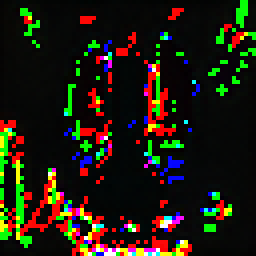
#> input picture board_runs/full_span_jtag_smoke/compare_x2_32x32_banked_ram/jtag_board_x2_32x32.png, 64 x 64 px (shown 4 times larger); the run also reads 1 picture not shown here
$ python make_sr_validation_preview.py --input ../board_runs/full_span_jtag_smoke/compare_x2_32x32_banked_ram/jtag_board_x2_32x32.png --input-width 100 --input-height 100 --ref ../board_runs/full_span_jtag_smoke/compare_x2_32x32_banked_ram/span_fixed_ref_jtag_x2_32x32.png --out out.png
#> lines starting #> are read from the running program, lines starting #| are printed output that depends on the picture
import argparse
from pathlib import Path

from PIL import Image, ImageChops, ImageDraw, ImageStat


def load_rgb_raw(path: Path, width: int, height: int) -> Image.Image:
    data = path.read_bytes()
    expected = width * height * 3
    if len(data) != expected:
        raise SystemExit(f"raw size mismatch for {path}: got {len(data)}, expected {expected}")
    return Image.frombytes("RGB", (width, height), data)


def load_image(path: Path, raw_width: int | None = None, raw_height: int | None = None) -> Image.Image:
#> called with raw_width = 100, raw_height = 100
    if path.suffix.lower() == ".rgb":
        if raw_width is None or raw_height is None:
            raise SystemExit(f"raw dimensions are required for {path}")
        return load_rgb_raw(path, raw_width, raw_height)
    return Image.open(path).convert("RGB")
#> returned value is the input picture: PIL image 64x64 RGB; mean R, G, B 31.2, 27.8, 14


def fit_tile(img: Image.Image, tile: int) -> Image.Image:
#> called with tile = 192
    return img.resize((tile, tile), Image.Resampling.NEAREST)
#> returned value: PIL image 192x192 RGB


def diff_image(ref: Image.Image, actual: Image.Image, gain: int) -> tuple[Image.Image, int, int]:
    if ref.size != actual.size:
        raise SystemExit(f"diff size mismatch: ref={ref.size}, actual={actual.size}")
    diff = ImageChops.difference(ref, actual)
    stat = ImageStat.Stat(diff)
    max_diff = max(int(v) for v in stat.extrema[0] + stat.extrema[1] + stat.extrema[2])
    data = diff.tobytes()
    mismatch_bytes = sum(1 for b in data if b != 0)
    if gain != 1:
        diff = diff.point(lambda v: min(255, v * gain))
    return diff, max_diff, mismatch_bytes


def main() -> None:
    parser = argparse.ArgumentParser(description="Create an input/reference/actual/diff validation preview.")
    parser.add_argument("--input", type=Path, required=True)
    parser.add_argument("--input-width", type=int, required=True)
    parser.add_argument("--input-height", type=int, required=True)
    parser.add_argument("--ref", type=Path, required=True)
    parser.add_argument("--actual", type=Path)
    parser.add_argument("--out", type=Path, required=True)
    parser.add_argument("--title", default="SPAN validation")
    parser.add_argument("--actual-label", default="Actual")
    parser.add_argument("--tile", type=int, default=192)
    parser.add_argument("--diff-gain", type=int, default=16)
    args = parser.parse_args()

    inp = load_image(args.input, args.input_width, args.input_height)
    ref = Image.open(args.ref).convert("RGB")

    panels: list[tuple[str, Image.Image]] = [
        (f"Input {inp.width}x{inp.height}", fit_tile(inp, args.tile)),
        (f"Reference {ref.width}x{ref.height}", fit_tile(ref, args.tile)),
    ]

    summary = "actual: not available"
    if args.actual:
        actual = Image.open(args.actual).convert("RGB")
        diff, max_diff, mismatch_bytes = diff_image(ref, actual, args.diff_gain)
        panels.append((f"{args.actual_label} {actual.width}x{actual.height}", fit_tile(actual, args.tile)))
        panels.append((f"Diff x{args.diff_gain}", fit_tile(diff, args.tile)))
        total_bytes = actual.width * actual.height * 3
        summary = f"mismatch bytes: {mismatch_bytes}/{total_bytes}, max channel diff: {max_diff}"

    label_h = 28
    title_h = 42
    summary_h = 28
    gap = 12
    width = len(panels) * args.tile + (len(panels) + 1) * gap
#> width = 420
    height = title_h + label_h + args.tile + summary_h + 2 * gap
    canvas = Image.new("RGB", (width, height), (246, 248, 250))
    draw = ImageDraw.Draw(canvas)
    draw.text((gap, 12), args.title, fill=(20, 24, 31))
    draw.text((gap, height - summary_h + 4), summary, fill=(64, 72, 84))

    x = gap
    y_label = title_h
    y_img = title_h + label_h
    for label, img in panels:
        draw.text((x, y_label), label, fill=(32, 37, 45))
        canvas.paste(img, (x, y_img))
        x += args.tile + gap
#> this loop made 2 passes
#> (label, x) on passes 1 to 2: ('Input 64x64', 216), ('Reference 64x64', 420)
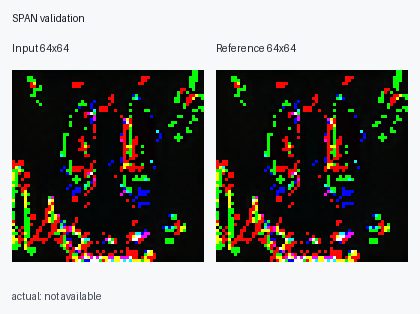
#> canvas: PIL image 420x314 RGB; mean R, G, B 124.8, 123.8, 117
#> after the loop, x = 420

    args.out.parent.mkdir(parents=True, exist_ok=True)
    canvas.save(args.out)
    print(f"Wrote {args.out}")


if __name__ == "__main__":
    main()
